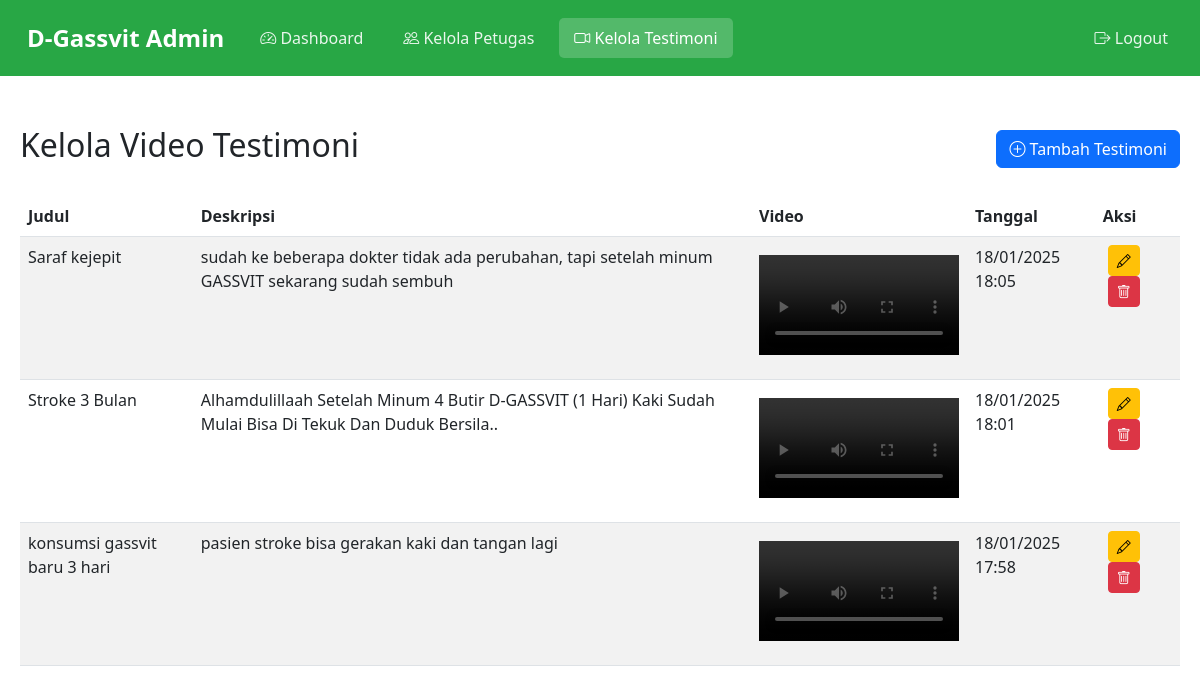
Screenshot of /admin/manage_testimonials.php (signed in) with the database file from the repository.
### tables this page shows
CREATE TABLE `testimonials` (
  `id` int(11) NOT NULL,
  `judul` varchar(255) NOT NULL,
  `deskripsi` text DEFAULT NULL,
  `video_path` varchar(255) NOT NULL,
  `created_at` timestamp NOT NULL DEFAULT current_timestamp()
);

### admin/manage_testimonials.php (the view, shortened to what this page needs)
<?php
require_once('../config.php');
$query = "SELECT * FROM testimonials ORDER BY created_at DESC";
$result = $conn->query($query);
?>
<!DOCTYPE html>
<html lang="id">
<head>
    <link href="https://cdn.jsdelivr.net/npm/bootstrap@5.3.0/dist/css/bootstrap.min.css" rel="stylesheet">
    <link href="https://cdn.jsdelivr.net/npm/bootstrap-icons@1.7.2/font/bootstrap-icons.css" rel="stylesheet">
</head>
<body>
    <?php require_once(__DIR__ . '/navbar.php'); ?>
    <div class="dashboard-container">
        <div class="d-flex justify-content-between align-items-center mb-4">
            <h2>Kelola Video Testimoni</h2>
            <button class="btn btn-primary" data-bs-toggle="modal" data-bs-target="#addTestimonialModal">
                <i class="bi bi-plus-circle"></i> Tambah Testimoni
            </button>
        </div>
        <div class="table-responsive">
            <table class="table table-striped">
                <thead>
                    <tr>
                        <th>Judul</th>
                        <th>Deskripsi</th>
                        <th>Video</th>
                        <th>Tanggal</th>
                        <th>Aksi</th>
                    </tr>
                </thead>
                <tbody>
                    <?php while($row = $result->fetch_assoc()): ?>
                    <tr>
                        <td><?= htmlspecialchars($row['judul']) ?></td>
                        <td><?= htmlspecialchars($row['deskripsi']) ?></td>
                        <td>
                            <video class="video-preview" controls>
                                <source src="../<?= $row['video_path'] ?>" type="video/mp4">
                            </video>
                        </td>
                        <td><?= date('d/m/Y H:i', strtotime($row['created_at'])) ?></td>
                        <td class="action-buttons">
                            <button class="btn btn-sm btn-warning" onclick="editTestimonial(<?= $row['id'] ?>)">
                                <i class="bi bi-pencil"></i>
                            </button>
                            <button class="btn btn-sm btn-danger" onclick="deleteTestimonial(<?= $row['id'] ?>)">
                                <i class="bi bi-trash"></i>
                            </button>
                        </td>
                    </tr>
                    <?php endwhile; ?>
                </tbody>
            </table>
        </div>
    </div>
</body>
</html>

### admin/manage_testimonials.php (style rules this page uses)
.dashboard-container { padding: 20px; max-width: 1200px; margin: 0 auto; }
.video-preview { max-width: 200px; margin: 10px 0; }
.action-buttons .btn { margin: 0 5px; }

### rows the page displays
testimonials: judul "Saraf kejepit", deskripsi "sudah ke beberapa dokter tidak ada perubahan, tapi setelah minum GASSVIT sekarang sudah sembuh", created_at "18/01/2025 18:05"
testimonials: judul "Stroke 3 Bulan", deskripsi "Alhamdulillaah Setelah Minum 4 Butir D-GASSVIT (1 Hari) Kaki Sudah Mulai Bisa Di Tekuk Dan Duduk Bersila..", created_at "18/01/2025 18:01"
testimonials: judul "konsumsi gassvit baru 3 hari", deskripsi "pasien stroke bisa gerakan kaki dan tangan lagi", created_at "18/01/2025 17:58"
